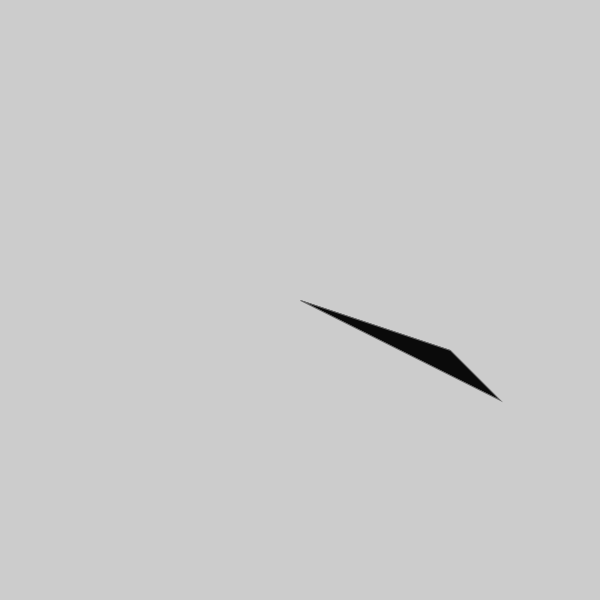
Frame 1 (no input)
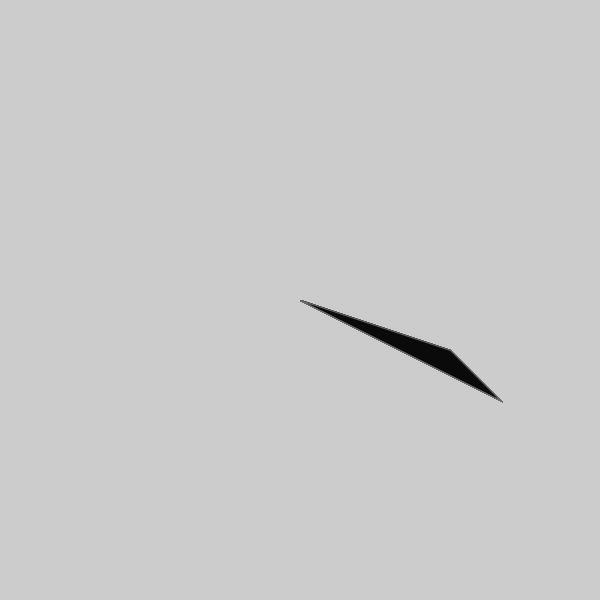
Frame 60 (the mouse pressed at the canvas centre just before this capture)
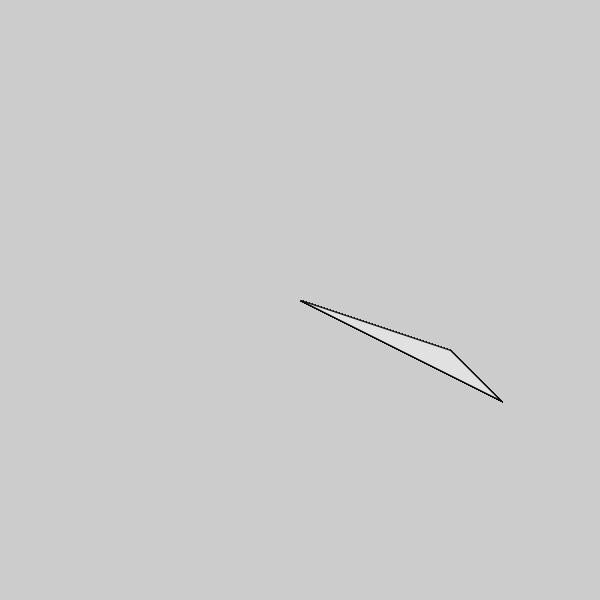
Frame 120 (the mouse held since frame 60 and released just before this capture)

The Processing sketch that drew these frames (run headless with seeded random() and noise(); from frame 60 on, the mouse is pressed at the canvas centre):

// Processing sketch: Jared
// ── Jared.pde
void setup() {
  size(600, 600);
}
void draw() {
  if (mousePressed) {
    fill(225);
    stroke(10);
    
  } else {
    fill(10);
    stroke(105);
  }
  triangle(500, 400, 300, 300, 450, 350
  );
} 
